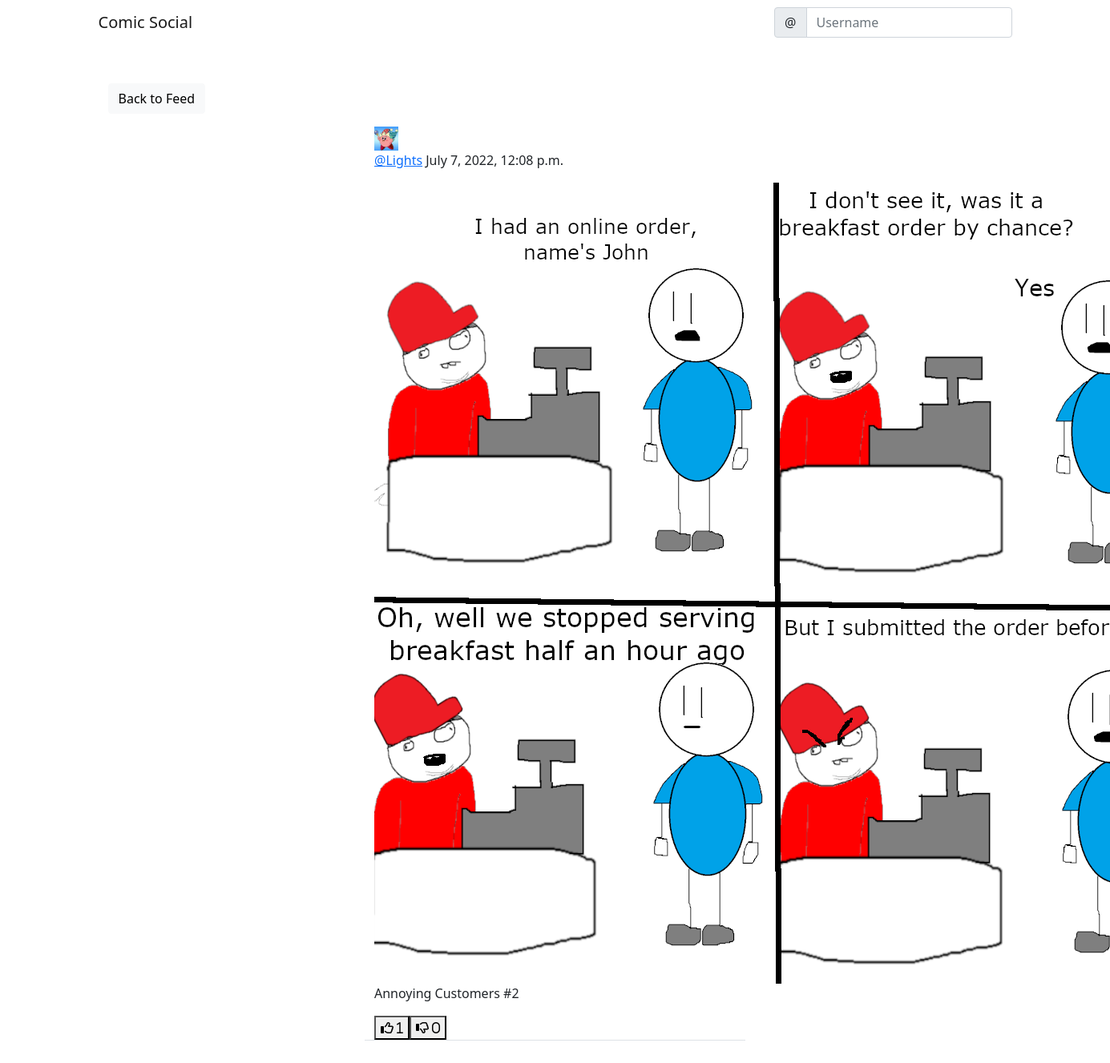
Screenshot of /social/post/7/ with the database file from the repository.
### social/models.py (models this page shows)
class Post(models.Model):
	comic = models.ImageField(upload_to = 'uploads/comics/', blank = True, null = True)
	body = models.TextField()
	created_on = models.DateTimeField(default=timezone.now)
	author = models.ForeignKey(User, on_delete=models.CASCADE)
	likes = models.ManyToManyField(User, blank = True, related_name = 'likes')
	dislikes = models.ManyToManyField(User, blank = True, related_name = 'dislikes')

class UserProfile(models.Model):
	user = models.OneToOneField(User, primary_key=True, verbose_name = 'user', related_name = 'profile', on_delete = models.CASCADE)
	name = models.CharField(max_length = 30, blank = True, null = True)
	bio = models.TextField(max_length = 500, blank = True)
	picture = models.ImageField(upload_to =
'uploads/profile_pictures/', default = 'uploads/profile_pictures/default.png', blank = True)
	followers = models.ManyToManyField(User, blank = True, related_name = 'followers')

### social/views.py (the view, shortened to what this page needs)
# urls.py: path('post/<int:pk>/', PostDetailView.as_view(), name='post-detail'),
class PostDetailView(View):
    def get(self, request, pk, *args, **kwargs):
        post = Post.objects.get(pk = pk)
        form = CommentForm()
        comments = Comment.objects.filter(post = post).order_by('-created_on')
        context = {
            'post': post,
            'form': form,
            'comments': comments,
        }
        return render(request, 'post_detail.html', context)

### social/forms.py
class CommentForm(forms.ModelForm):
	comment = forms.CharField(
		label = '',
		widget = forms.Textarea(attrs = {'rows': '3', 'placeholder': 'Make a Comment...'}))
	class Meta:
		model = Comment
		fields = ['comment']

### social/templates/post_detail.html (shortened to what this page needs)
{% extends 'landing/base.html' %}
{% load crispy_forms_tags %}
{% load static %}
{% block content %}
<div class="container">
    <div class="row mt-5">
        <div class="col-md-5 col-sm-6">
            <a href="{% url 'post-list' %}" class="btn btn-light">Back to Feed</a>
        </div>
    </div>
    <div class="row justify-content-center mt-3">
        <div class="col-md-5 col-sm-12 border-bottom">
                <div>
                    <a href="{% url 'profile' post.author.pk %}">
                        <img class="post-img" height="30"
width="30" src="{{ post.author.profile.picture.url }}" />
                    </a>
                    <p class="post-text">
                        <a class="text-primary post-link" href="{% url 'profile' post.author.pk %}">@{{ post.author }}</a> {{ post.created_on }}
                    </p>
                </div>
                <img src="{{ post.comic.url }}" class="post-comic"/>
            <p>{{ post.body }}</p>
            <div class="d-flex flex-row">
                <form method="POST" action="{% url 'like' post.pk %}">
                    <button class="remove-default-btn" type="submit">
                        <i class="far fa-thumbs-up"> <span>{{ post.likes.all.count }}</span></i>
                    </button>
                </form>
                <form method="POST" action="{% url 'dislike' post.pk %}">
                    <button class="remove-default-btn" type="submit">
                        <i class="far fa-thumbs-down"> <span>{{ post.dislikes.all.count }}</span></i>
                    </button>
                </form>
        </div>
        </div>
    </div>
    </div>
{% endblock content %}

### rows the page displays
Post: author.profile.picture (picture), author "Lights", created_on "July 7, 2022, 12:08 p.m.", comic (picture), body "Annoying Customers #2", likes.all.count "1", dislikes.all.count "0"
